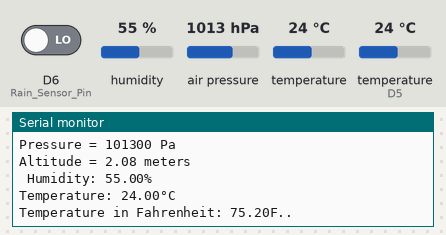
A sketch run on a simulated ESP8266 (NodeMCU). Shown: the last lines printed to the serial monitor. Inputs (shaded band) come from the test bench; at power-on: D6 (Rain_Sensor_Pin) LOW, humidity 55 %, air pressure 1013 hPa, temperature 24 °C, temperature (sensor on D5) 24 °C. WiFi joins after 1.5 s; servers stay silent unless stated.

Above: at 2.7 s.
2.8 s: D6 (Rain_Sensor_Pin) driven HIGH
5.7 s: humidity set to 22 %
At 7.1 s:
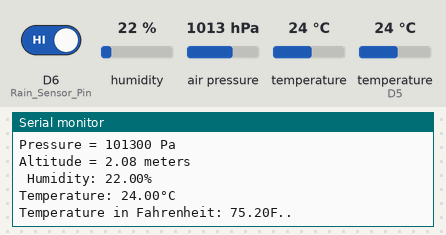
7.2 s: air pressure set to 952 hPa
8.7 s: temperature (sensor 0) set to 12 °C
10.2 s: temperature (sensor on D5) set to 12 °C
11.7 s: humidity set to 40 %
At 12.7 s:
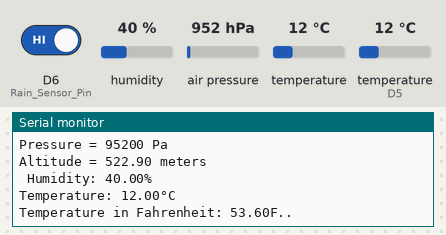
Timing chart, 0 to 14.2 s (numbered marks = the images above; inputs shaded):
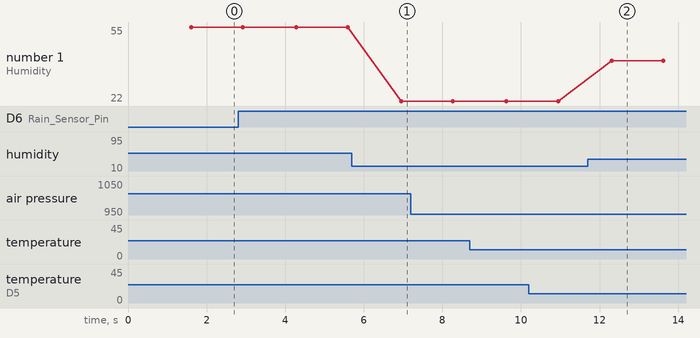

The sketch:

WEATHER_REPORTIN_IOT_SYSTEM_USING_BMP_DHT11_RAIN_SENSOR.ino
```cpp
// REQUIRES the following Arduino libraries:
// - DHT Sensor Library: https://github.com/adafruit/DHT-sensor-library
// - Adafruit Unified Sensor Lib: https://github.com/adafruit/Adafruit_Sensor

#include<ESP8266WiFi.h>
#include <Adafruit_BMP085.h>
#include "DHT.h"

// These pressure and temperature sensors use I2C to communicate, 2 pins
// are required to interface
// Connect SCL to i2c clock - on '168/'328 Arduino Uno/Analog 5/esp_pin_D1
// Connect SDA to i2c data - on '168/'328 Arduino Uno/Analog 4/esp_pin_D2

#define DHTPIN D5     // Digital pin connected to the DHT sensor
// Feather HUZZAH ESP8266 note: use pins 3, 4, 5, 12, 13 or 14
#define Rain_Sensor_Pin D6

// Uncomment whatever type you're using!
#define DHTTYPE DHT11   // DHT 11
#define LEDonBoard 2

DHT dht(DHTPIN, DHTTYPE);

Adafruit_BMP085 bmp;

String apiKey = "1MNS4NU8RPGF0DGW"; //--> Enter your Write API key from ThingSpeak

//----------------------------------------SSID and Password of your WiFi router
const char* ssid = "R";
const char* password = "llllllll";
//----------------------------------------
//----------------------------------------ThingSpeak Server
const char* server = "api.thingspeak.com";

WiFiClient client;

void setup(){
  // put your setup code here, to run once:
  // Initialize the Serial to communicate with the Serial Monitor.
  Serial.begin(9600);
  Serial.println(F("DHTxx test!"));
  dht.begin();
  WiFi.begin(ssid, password); //--> Connect to your WiFi router
  Serial.println("");
  if (!bmp.begin())
  {
	Serial.println("Could not find a valid BMP085 sensor, check wiring!");
  }
  pinMode(Rain_Sensor_Pin, INPUT);

  Serial.print("Connecting");
  while (WiFi.status() != WL_CONNECTED) {
    Serial.print(".");
  //----------------------------------------Make the On Board Flashing LED on the process of connecting to the wifi router.
    digitalWrite(LEDonBoard, LOW);
    delay(250);
    digitalWrite(LEDonBoard, HIGH);
    delay(250);
    //----------------------------------------
  }

  //----------------------------------------If connection successful show IP address in serial monitor
  Serial.println("");
  Serial.print("Successfully connected to : ");
  Serial.println(ssid);
}

void loop() {
  // put your main code here, to run repeatedly:
  int rain_state = digitalRead(Rain_Sensor_Pin);
  Serial.println(rain_state);
  Serial.println("...");
  if(rain_state == HIGH)
  {
    Serial.println("The rain is not detected");
  }
  else
  {
    Serial.println("The rain is detected");
  }

    float bmpst = bmp.readTemperature();
    Serial.print("BMP_Sensor_Temperature = ");
    Serial.print(bmp.readTemperature());
    Serial.println(" *C");

    float bmpp = bmp.readPressure();
    Serial.print("Pressure = ");
    Serial.print(bmp.readPressure());
    Serial.println(" Pa");

    // Calculate altitude assuming 'standard' barometric
    // pressure of 1013.25 millibar = 101325 Pascal

    float bmpa = bmp.readAltitude();
    Serial.print("Altitude = ");
    Serial.print(bmp.readAltitude());
    Serial.println(" meters");

   // Reading temperature or humidity takes about 250 milliseconds!
  // Sensor readings may also be up to 2 seconds 'old' (its a very slow sensor)
  float h = dht.readHumidity();
  // Read temperature as Celsius (the default)
  float t = dht.readTemperature();
  // Read temperature as Fahrenheit (isFahrenheit = true)
  float f = dht.readTemperature(true);

  //Serial.println(" ");
  Serial.print(" Humidity: ");
  Serial.print(h);
  Serial.println("%");

  //Serial.print(" ");
  Serial.print("Temperature: ");
  Serial.print(t);
  Serial.println("°C ");

  //Serial.print(" ");
  Serial.print("Temperature in Fahrenheit: ");
  Serial.print(f);
  Serial.print("F");

  Serial.println("..");

  if (client.connect(server,80))  {   //--> "184.106.153.149" or api.thingspeak.com
    String postStr = apiKey;
    postStr +="&field1=";
    postStr += String(t);
    postStr +="&field2=";
    postStr += String(h);
    postStr +="&field3=";
    postStr += String(f);
    postStr +="&field4=";
    postStr += String(bmpst);
    postStr +="&field5=";
    postStr += String(bmpp);
    postStr +="&field6=";
    postStr += String(bmpa);
    postStr +="&field7=";
    postStr += String(rain_state);
    postStr += "\r\n\r\n";

    client.print("POST /update HTTP/1.1\n");
    client.print("Host: api.thingspeak.com\n");
    client.print("Connection: close\n");
    client.print("X-THINGSPEAKAPIKEY: "+apiKey+"\n");
    client.print("Content-Type: application/x-www-form-urlencoded\n");
    client.print("Content-Length: ");
    client.print(postStr.length());
    client.print("\n\n");
    client.print(postStr);
   }

    client.stop();
  //Serial.println("Waiting...");

  // thingspeak needs minimum 15 sec delay between updates

  delay(1000);


}
```

Measured:
- after the input at 5.7 s, the serial monitor: prints a new line after 1.3 s (image 1)
- after the input at 11.7 s, the serial monitor: prints a new line after 0.60 s (image 2)
- plotted number 1: 55 → 22 after the input at 5.7 s, 22 → 40 after the input at 11.7 s
